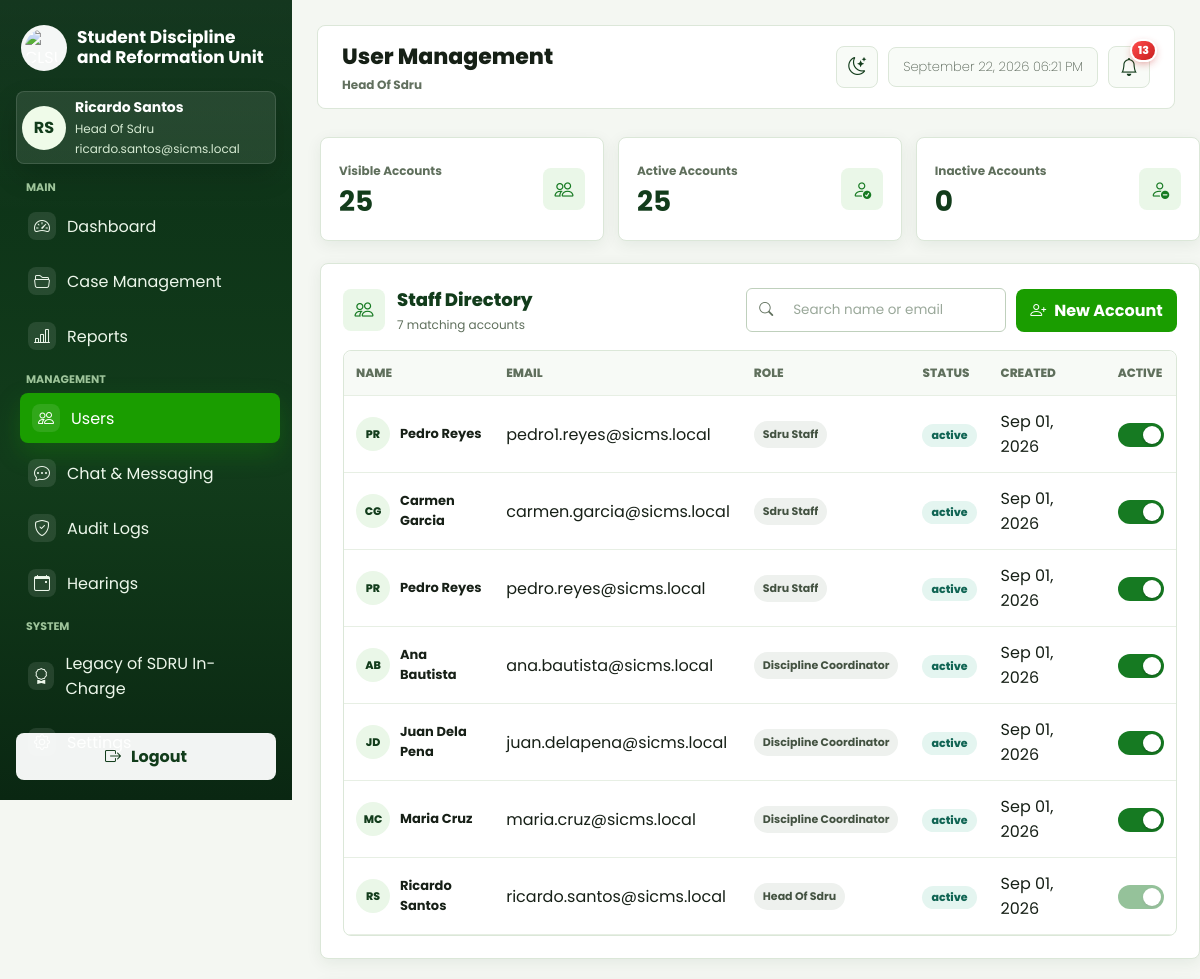
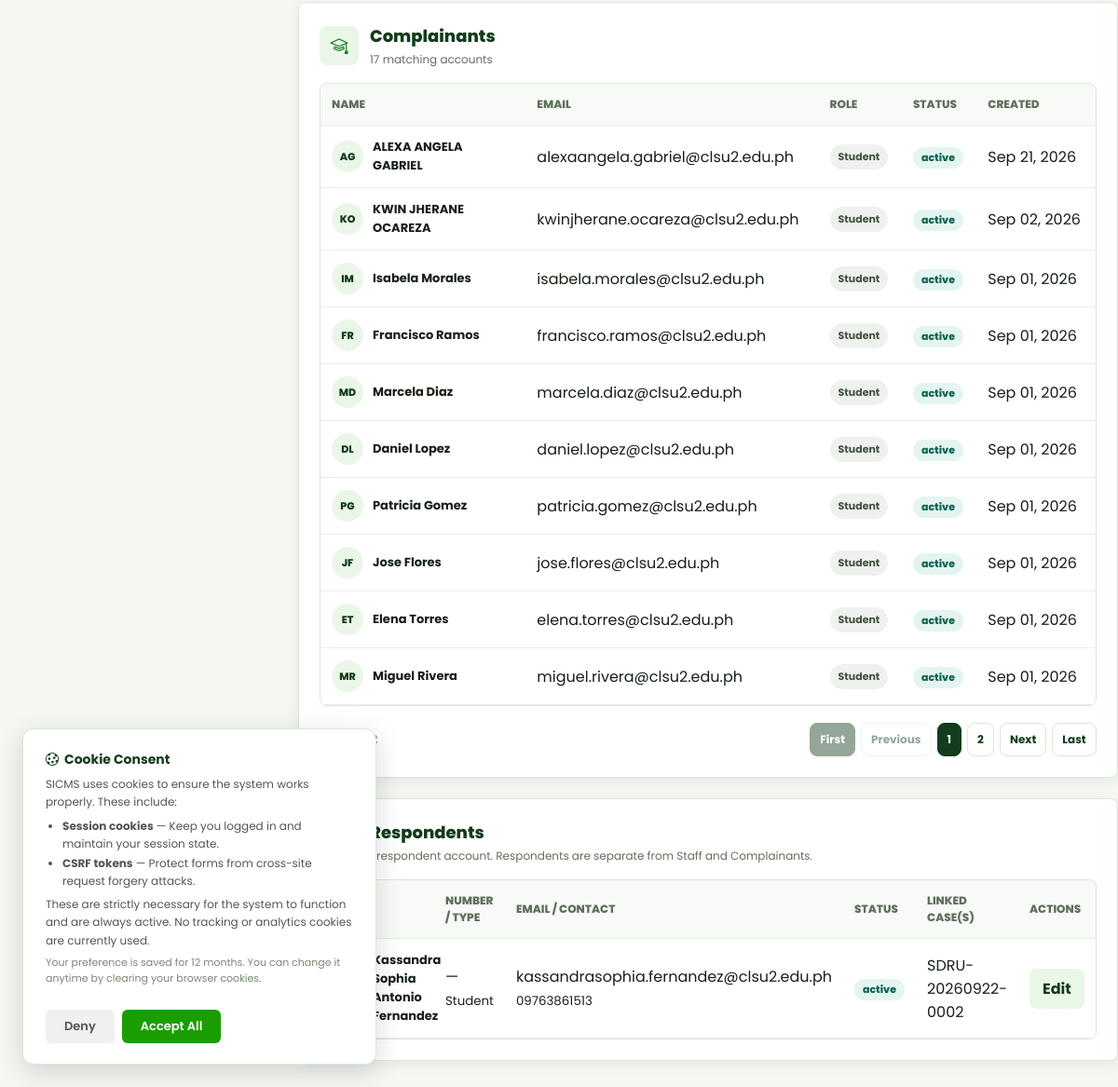
The app's page /web/views/accounts/index.php (signed in) with its own data (2 pictures, top to bottom).
### tables this page shows
CREATE TABLE `accounts` (
  `account_id` int UNSIGNED NOT NULL,
  `first_name` varchar(100) NOT NULL,
  `last_name` varchar(100) NOT NULL,
  `email` varchar(255) NOT NULL,
  `password_hash` varchar(255) DEFAULT NULL,
  `auth_provider` varchar(50) DEFAULT NULL,
  `role` varchar(50) NOT NULL DEFAULT 'student',
  `status` varchar(20) NOT NULL DEFAULT 'active',
  `college_id` int UNSIGNED DEFAULT NULL,
  `student_number` varchar(50) DEFAULT NULL,
  `college` varchar(255) DEFAULT NULL,
  `course` varchar(255) DEFAULT NULL,
  `section` varchar(50) DEFAULT NULL,
  `created_at` datetime NOT NULL DEFAULT CURRENT_TIMESTAMP,
  `updated_at` datetime NOT NULL DEFAULT CURRENT_TIMESTAMP ON UPDATE CURRENT_TIMESTAMP,
  `phone_number` varchar(20) NOT NULL DEFAULT '',
  `gender` varchar(20) NOT NULL DEFAULT '',
  `birthday` date DEFAULT NULL,
  `address` text NOT NULL
);

### web/views/accounts/index.php (the view, shortened to what the rows shown need)
<?php
require_once __DIR__ . '/../../controllers/AccountController.php';
$controller = new AccountController();
$viewData = $controller->index();
$user = $viewData['user'];
$accounts = $viewData['accounts'];
$complainants = $viewData['complainants'];
$respondents = $viewData['respondents'] ?? [];
$isHead = !empty($viewData['isHead']);
function h($value) {
    return htmlspecialchars((string) $value);
}
function account_role_label($role) {
    $labels = ['coordinator' => 'Discipline Coordinator', 'reformation-coordinator' => 'Reformation Coordinator'];
    $key = strtolower(str_replace(['_', ' '], '-', (string) $role));
    return $labels[$key] ?? ucwords(str_replace(['-', '_'], ' ', (string) $role));
}
?>
<!DOCTYPE html>
<html lang="en">
<head>
    <link rel="stylesheet" href="../layout/style.css">
    <link rel="stylesheet" href="../layout/accounts.css?v=2">
    <link rel="stylesheet" href="../layout/sidebar.css">
    <link rel="stylesheet" href="https://cdn.jsdelivr.net/npm/bootstrap-icons@1.11.3/font/bootstrap-icons.min.css">
    <link rel="stylesheet" href="../layout/system.css?v=2">
    <link rel="stylesheet" href="../layout/users.css?v=3">
</head>
<body>
    <div class="dashboard-shell">
        <?php require __DIR__ . '/../layout/sidebar.php'; ?>
        <div class="app-content">
            <?php $pageTitle = 'User Management'; require __DIR__ . '/../layout/topbar.php'; ?>
    <main class="wrap users-page">
        <?php if ($isHead): ?><section class="panel user-directory-panel">
            <div class="panel-heading directory-heading">
                <div><h2>Staff Directory</h2><p><span id="staffCount"><?= (int) count($accounts) ?></span> matching account<?= count($accounts) === 1 ? '' : 's' ?></p></div>
            </div>
            <div class="table-wrap">
                <table>
                    <thead>
                        <tr>
                            <th>Name</th>
                            <th>Email</th>
                            <th>Role</th>
                            <th>Status</th>
                            <th>Created</th>
                            <th>Active</th>
                        </tr>
                    </thead>
                    <tbody id="userTableBody">
                        <?php foreach ($accounts as $account): ?>
                            <?php $isOwnAccount = (int) $account['account_id'] === (int) $user['account_id']; ?>
                            <tr>
                                <td>
                                    <div class="user-identity">
                                        <span class="user-avatar" aria-hidden="true"><?= h(strtoupper(substr($account['first_name'], 0, 1) . substr($account['last_name'], 0, 1))) ?></span>
                                        <strong><?= h(trim($account['first_name'] . ' ' . $account['last_name'])) ?></strong>
                                    </div>
                                </td>
                                <td><?= h($account['email']) ?></td>
                                <td><span class="role-badge"><?= h(account_role_label($account['role'])) ?></span></td>
                                <td><span class="status"><?= h($account['status']) ?></span></td>
                                <td><?= h(date('M d, Y', strtotime($account['created_at']))) ?></td>
                                <td>
                                    <label class="account-toggle" title="<?= $isOwnAccount ? 'You cannot change your own account' : '' ?>">
                                        <span class="slider"></span>
                                    </label>
                                </td>
                            </tr>
                        <?php endforeach; ?>
                    </tbody>
                </table>
            </div>
        </section><?php endif; ?>
        <?php if ($isHead): ?><section class="panel user-directory-panel">
            <div class="panel-heading directory-heading">
                <div><h2>Complainants</h2><p><span id="complainantCount"><?= (int) count($complainants) ?></span> matching account<?= count($complainants) === 1 ? '' : 's' ?></p></div>
            </div>
            <div class="table-wrap">
                <table>
                    <thead>
                        <tr>
                            <th>Name</th>
                            <th>Email</th>
                            <th>Role</th>
                            <th>Status</th>
                            <th>Created</th>
                        </tr>
                    </thead>
                    <tbody id="complainantTableBody">
                        <?php foreach ($complainants as $account): ?>
                            <tr>
                                <td>
                                    <div class="user-identity">
                                        <span class="user-avatar" aria-hidden="true"><?= h(strtoupper(substr($account['first_name'], 0, 1) . substr($account['last_name'], 0, 1))) ?></span>
                                        <strong><?= h(trim($account['first_name'] . ' ' . $account['last_name'])) ?></strong>
                                    </div>
                                </td>
                                <td><?= h($account['email']) ?></td>
                                <td><span class="role-badge"><?= h(account_role_label($account['role'])) ?></span></td>
                                <td><span class="status"><?= h($account['status']) ?></span></td>
                                <td><?= h(date('M d, Y', strtotime($account['created_at']))) ?></td>
                            </tr>
                        <?php endforeach; ?>
                    </tbody>
                </table>
            </div>
        </section><?php endif; ?>
        <?php if ($isHead): ?><section class="panel user-directory-panel" id="respondentDirectory">
            <div class="panel-heading directory-heading">
                <div><h2>Respondents</h2><p><?= count($respondents) ?> respondent account<?= count($respondents) === 1 ? '' : 's' ?>. Respondents are separate from Staff and Complainants.</p></div>
            </div>
            <div class="table-wrap">
                <table>
                    <thead><tr><th>Name</th><th>Number / Type</th><th>Email / Contact</th><th>Status</th><th>Linked Case(s)</th><th>Actions</th></tr></thead>
                    <tbody id="respondentAccountTableBody">
                    <?php foreach ($respondents as $respondent): ?>
                        <tr>
                            <td><div class="user-identity"><span class="user-avatar" aria-hidden="true"></span><strong><?= h(trim($respondent['first_name'] . ' ' . $respondent['last_name'])) ?></strong></div></td>
                            <td><?= h($respondent['student_number'] ?: $respondent['employee_no'] ?: '—') ?><br><small><?= h($respondent['respondent_type'] ?: 'Not specified') ?></small></td>
                            <td><?= h($respondent['email']) ?><br><small><?= h($respondent['phone_number'] ?: 'No contact number') ?></small></td>
                            <td><span class="status"><?= h($respondent['account_status']) ?></span></td>
                            <td><?= h($respondent['case_numbers'] ?: 'No linked case') ?></td>
                            <td>
                            <?php if (!empty($respondent['respondent_id'])): ?><details><summary class="btn btn-secondary">Edit</summary>
                            </details><?php else: ?><span class="muted">No linked respondent record</span><?php endif; ?>
                            </td>
                        </tr>
                    <?php endforeach; ?>
                    </tbody>
                </table>
            </div>
        </section><?php endif; ?>
    </main>
        </div>
    </div>
</body>
</html>

### web/views/layout/sidebar.php (shortened to what the rows shown need)
<?php
require __DIR__ . '/navigation.php';
$userEmail = isset($user['email']) ? $user['email'] : '';
?>
<aside class="sidebar" id="app-sidebar">
    <div class="sidebar-profile">
        <div class="avatar" aria-hidden="true"><?= h($initials) ?></div>
        <div>
            <div class="profile-name"><?= h($displayName) ?></div>
            <div class="profile-role"><?= h($roleLabel) ?></div>
            <div class="profile-email"><?= h($userEmail) ?></div>
        </div>
    </div>
</aside>

### web/views/layout/topbar.php (shortened to what the rows shown need)
<?php
require __DIR__ . '/navigation.php';
require_once __DIR__ . '/../../helpers/Security.php';
$pageTitle = $pageTitle ?? 'Dashboard';
$hidePageTitle = $hidePageTitle ?? false;
?>
<div class="app-topbar-container">
    <header class="app-topbar<?= $hidePageTitle ? ' app-topbar-titleless' : '' ?>">
        <?php if (!$hidePageTitle): ?>
            <div class="app-topbar-title">
                <h1><?= h($pageTitle) ?></h1>
                <p><?= h($roleLabel) ?></p>
            </div>
        <?php endif; ?>
    </header>
</div>

### records on screen
accounts: initials "RS", displayName "Ricardo Santos", role "Head Of Sdru", email "ricardo.santos@sicms.local", first_name+last_name "RS", first_name+last_name "Ricardo Santos", status "active", created_at "Sep 01, 2026"
accounts: first_name+last_name "PR", first_name+last_name "Pedro Reyes", email "pedro1.reyes@sicms.local", role "Sdru Staff", status "active", created_at "Sep 01, 2026"
accounts: first_name+last_name "CG", first_name+last_name "Carmen Garcia", email "carmen.garcia@sicms.local", role "Sdru Staff", status "active", created_at "Sep 01, 2026"
accounts: first_name+last_name "PR", first_name+last_name "Pedro Reyes", email "pedro.reyes@sicms.local", role "Sdru Staff", status "active", created_at "Sep 01, 2026"
accounts: first_name+last_name "AB", first_name+last_name "Ana Bautista", email "ana.bautista@sicms.local", role "Discipline Coordinator", status "active", created_at "Sep 01, 2026"
accounts: first_name+last_name "JD", first_name+last_name "Juan Dela Pena", email "juan.delapena@sicms.local", role "Discipline Coordinator", status "active", created_at "Sep 01, 2026"
accounts: first_name+last_name "MC", first_name+last_name "Maria Cruz", email "maria.cruz@sicms.local", role "Discipline Coordinator", status "active", created_at "Sep 01, 2026"
accounts: first_name+last_name "AG", first_name+last_name "ALEXA ANGELA GABRIEL", email "alexaangela.gabriel@clsu2.edu.ph", role "Student", status "active", created_at "Sep 21, 2026"
accounts: first_name+last_name "KO", first_name+last_name "KWIN JHERANE OCAREZA", email "kwinjherane.ocareza@clsu2.edu.ph", role "Student", status "active", created_at "Sep 02, 2026"
accounts: first_name+last_name "IM", first_name+last_name "Isabela Morales", email "isabela.morales@clsu2.edu.ph", role "Student", status "active", created_at "Sep 01, 2026"
accounts: first_name+last_name "FR", first_name+last_name "Francisco Ramos", email "francisco.ramos@clsu2.edu.ph", role "Student", status "active", created_at "Sep 01, 2026"
accounts: first_name+last_name "MD", first_name+last_name "Marcela Diaz", email "marcela.diaz@clsu2.edu.ph", role "Student", status "active", created_at "Sep 01, 2026"
accounts: first_name+last_name "DL", first_name+last_name "Daniel Lopez", email "daniel.lopez@clsu2.edu.ph", role "Student", status "active", created_at "Sep 01, 2026"
accounts: first_name+last_name "PG", first_name+last_name "Patricia Gomez", email "patricia.gomez@clsu2.edu.ph", role "Student", status "active", created_at "Sep 01, 2026"
accounts: first_name+last_name "JF", first_name+last_name "Jose Flores", email "jose.flores@clsu2.edu.ph", role "Student", status "active", created_at "Sep 01, 2026"
accounts: first_name+last_name "ET", first_name+last_name "Elena Torres", email "elena.torres@clsu2.edu.ph", role "Student", status "active", created_at "Sep 01, 2026"
accounts: first_name+last_name "MR", first_name+last_name "Miguel Rivera", email "miguel.rivera@clsu2.edu.ph", role "Student", status "active", created_at "Sep 01, 2026"
accounts: first_name+last_name "Kassandra Sophia Antonio Fernandez", employee_no "—", respondent_type "Student", email "kassandrasophia.fernandez@clsu2.edu.ph", phone_number "09763861513", status "active", case_numbers "SDRU-20260922-0002"

### other values on screen
$groupLabel "MAIN"
$item['label'] "Dashboard"
$item['label'] "Case Management"
$item['label'] "Reports"
$groupLabel "MANAGEMENT"
$item['label'] "Users"
$item['label'] "Chat & Messaging"
$item['label'] "Audit Logs"
$item['label'] "Hearings"
$groupLabel "SYSTEM"
$item['label'] "Legacy of SDRU In-Charge"
$pageTitle "User Management"
$unreadNotificationCount "13"
$item['label'] "Visible Accounts"
$item['value'] "25"
